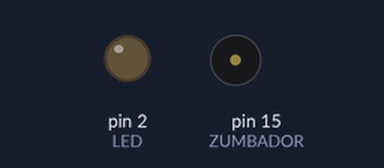
The sketch below on a simulated Arduino Uno, built with avr-gcc and run on an emulated ATmega328P. Shown: output pins drawn as LEDs (lit = HIGH), buzzer (waves = sounding, pin HIGH).

Above: at 1.57 s.
At 38.9 s:
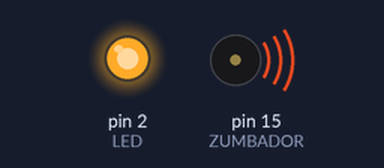
Timing chart, 0 to 40.0 s (numbered marks = the images above):
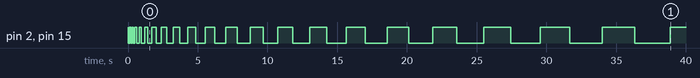

The sketch:

07_bucle_led.ino
```cpp
#define LED 2
#define ZUMBADOR 15

void setup()
{
  Serial.begin(115200);
  pinMode(LED, OUTPUT);
  pinMode(ZUMBADOR, OUTPUT);
}

int duracion = 20;
void loop()
{
  for(int i = 0; 1 < 100; i++)
  {
   digitalWrite(LED, HIGH);
   digitalWrite(ZUMBADOR, HIGH);
   delay(duracion);
   duracion = duracion +i * 10;
   digitalWrite(LED, LOW);
   digitalWrite(ZUMBADOR, LOW);
   delay(duracion);
  }

}
```
